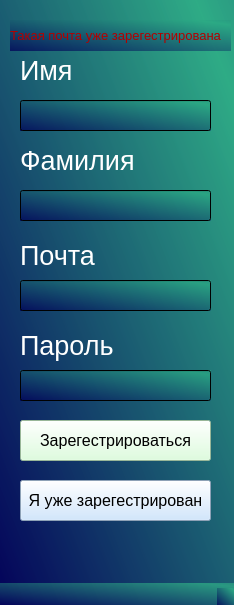
<?xml version="1.0" encoding="UTF-8"?>
<ui version="4.0">
 <class>MainWindow</class>
 <widget class="QMainWindow" name="MainWindow">
  <property name="geometry">
   <rect>
    <x>0</x>
    <y>0</y>
    <width>234</width>
    <height>605</height>
   </rect>
  </property>
  <property name="windowTitle">
   <string>Регистрация</string>
  </property>
  <property name="windowIcon">
   <iconset>
    <normaloff>../images/management_resource_organization_team_talent_icon_260184.png</normaloff>../images/management_resource_organization_team_talent_icon_260184.png</iconset>
  </property>
  <property name="styleSheet">
   <string notr="true">background-color: qlineargradient(spread:reflect, x1:0, y1:1, x2:0.920455, y2:0.085, stop:0 rgba(0, 0, 88, 190), stop:1 rgba(43, 170, 132, 190));</string>
  </property>
  <widget class="QWidget" name="centralwidget">
   <widget class="QLabel" name="label">
    <property name="geometry">
     <rect>
      <x>20</x>
      <y>60</y>
      <width>141</width>
      <height>21</height>
     </rect>
    </property>
    <property name="font">
     <font>
      <pointsize>20</pointsize>
     </font>
    </property>
    <property name="styleSheet">
     <string notr="true">background-color: rgba(255, 255, 255, 0);
border-color: rgba(255, 255, 255, 0);
color: rgb(255, 255, 255);</string>
    </property>
    <property name="text">
     <string>Имя</string>
    </property>
   </widget>
   <widget class="QLineEdit" name="name">
    <property name="geometry">
     <rect>
      <x>20</x>
      <y>100</y>
      <width>191</width>
      <height>31</height>
     </rect>
    </property>
    <property name="font">
     <font>
      <pointsize>17</pointsize>
     </font>
    </property>
   </widget>
   <widget class="QLineEdit" name="surname">
    <property name="geometry">
     <rect>
      <x>20</x>
      <y>190</y>
      <width>191</width>
      <height>31</height>
     </rect>
    </property>
    <property name="font">
     <font>
      <pointsize>17</pointsize>
     </font>
    </property>
   </widget>
   <widget class="QLineEdit" name="email">
    <property name="geometry">
     <rect>
      <x>20</x>
      <y>280</y>
      <width>191</width>
      <height>31</height>
     </rect>
    </property>
    <property name="font">
     <font>
      <pointsize>17</pointsize>
     </font>
    </property>
   </widget>
   <widget class="QLineEdit" name="password">
    <property name="geometry">
     <rect>
      <x>20</x>
      <y>370</y>
      <width>191</width>
      <height>31</height>
     </rect>
    </property>
    <property name="font">
     <font>
      <pointsize>17</pointsize>
     </font>
    </property>
    <property name="echoMode">
     <enum>QLineEdit::Password</enum>
    </property>
   </widget>
   <widget class="QLabel" name="label_2">
    <property name="geometry">
     <rect>
      <x>20</x>
      <y>150</y>
      <width>141</width>
      <height>21</height>
     </rect>
    </property>
    <property name="font">
     <font>
      <pointsize>20</pointsize>
     </font>
    </property>
    <property name="styleSheet">
     <string notr="true">background-color: rgba(255, 255, 255, 0);
border-color: rgba(255, 255, 255, 0);
color: rgb(255, 255, 255);</string>
    </property>
    <property name="text">
     <string>Фамилия</string>
    </property>
   </widget>
   <widget class="QLabel" name="label_3">
    <property name="geometry">
     <rect>
      <x>20</x>
      <y>240</y>
      <width>141</width>
      <height>31</height>
     </rect>
    </property>
    <property name="font">
     <font>
      <pointsize>20</pointsize>
     </font>
    </property>
    <property name="styleSheet">
     <string notr="true">background-color: rgba(255, 255, 255, 0);
border-color: rgba(255, 255, 255, 0);
color: rgb(255, 255, 255);</string>
    </property>
    <property name="text">
     <string>Почта</string>
    </property>
   </widget>
   <widget class="QLabel" name="label_4">
    <property name="geometry">
     <rect>
      <x>20</x>
      <y>330</y>
      <width>131</width>
      <height>31</height>
     </rect>
    </property>
    <property name="font">
     <font>
      <pointsize>20</pointsize>
     </font>
    </property>
    <property name="styleSheet">
     <string notr="true">background-color: rgba(255, 255, 255, 0);
border-color: rgba(255, 255, 255, 0);
color: rgb(255, 255, 255);</string>
    </property>
    <property name="text">
     <string>Пароль</string>
    </property>
   </widget>
   <widget class="QPushButton" name="alreadyregistered">
    <property name="geometry">
     <rect>
      <x>20</x>
      <y>480</y>
      <width>191</width>
      <height>41</height>
     </rect>
    </property>
    <property name="font">
     <font>
      <pointsize>12</pointsize>
     </font>
    </property>
    <property name="styleSheet">
     <string notr="true">background-color:rgb(197, 225, 255)</string>
    </property>
    <property name="text">
     <string>Я уже зарегестрирован</string>
    </property>
   </widget>
   <widget class="QPushButton" name="registration">
    <property name="geometry">
     <rect>
      <x>20</x>
      <y>420</y>
      <width>191</width>
      <height>41</height>
     </rect>
    </property>
    <property name="font">
     <font>
      <pointsize>12</pointsize>
     </font>
    </property>
    <property name="styleSheet">
     <string notr="true">background-color: rgb(213, 255, 213);</string>
    </property>
    <property name="text">
     <string>Зарегестрироваться</string>
    </property>
   </widget>
   <widget class="QLabel" name="error">
    <property name="geometry">
     <rect>
      <x>10</x>
      <y>20</y>
      <width>221</width>
      <height>31</height>
     </rect>
    </property>
    <property name="font">
     <font>
      <pointsize>10</pointsize>
     </font>
    </property>
    <property name="styleSheet">
     <string notr="true">color: rgb(180, 0, 0);</string>
    </property>
    <property name="text">
     <string>Такая почта уже зарегестрирована</string>
    </property>
   </widget>
  </widget>
  <widget class="QMenuBar" name="menubar">
   <property name="geometry">
    <rect>
     <x>0</x>
     <y>0</y>
     <width>234</width>
     <height>21</height>
    </rect>
   </property>
  </widget>
  <widget class="QStatusBar" name="statusbar"/>
 </widget>
 <resources/>
 <connections/>
</ui>
